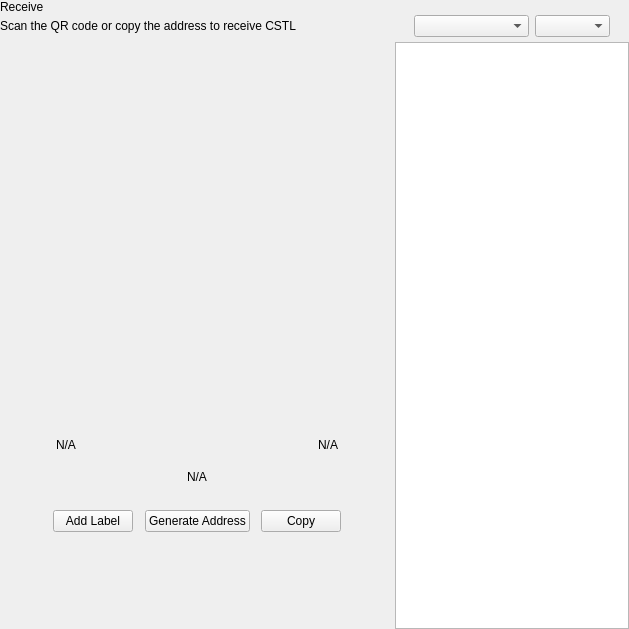
<?xml version="1.0" encoding="UTF-8"?>
<ui version="4.0">
 <class>ReceiveWidget</class>
 <widget class="QWidget" name="ReceiveWidget">
  <property name="geometry">
   <rect>
    <x>0</x>
    <y>0</y>
    <width>629</width>
    <height>629</height>
   </rect>
  </property>
  <property name="minimumSize">
   <size>
    <width>0</width>
    <height>0</height>
   </size>
  </property>
  <property name="windowTitle">
   <string>Form</string>
  </property>
  <layout class="QHBoxLayout" name="horizontalLayout_2" stretch="2,1">
   <property name="spacing">
    <number>0</number>
   </property>
   <property name="leftMargin">
    <number>0</number>
   </property>
   <property name="topMargin">
    <number>0</number>
   </property>
   <property name="rightMargin">
    <number>0</number>
   </property>
   <property name="bottomMargin">
    <number>0</number>
   </property>
   <item>
    <widget class="QWidget" name="left" native="true">
     <layout class="QVBoxLayout" name="verticalLayout_3">
      <property name="leftMargin">
       <number>0</number>
      </property>
      <property name="topMargin">
       <number>0</number>
      </property>
      <property name="rightMargin">
       <number>0</number>
      </property>
      <property name="bottomMargin">
       <number>0</number>
      </property>
      <item>
       <layout class="QVBoxLayout" name="verticalLayout_2">
        <property name="spacing">
         <number>0</number>
        </property>
        <property name="leftMargin">
         <number>0</number>
        </property>
        <item>
         <layout class="QHBoxLayout" name="horizontalLayout_3">
          <property name="spacing">
           <number>0</number>
          </property>
          <item>
           <layout class="QVBoxLayout" name="verticalLayout_4">
            <property name="spacing">
             <number>5</number>
            </property>
            <item>
             <widget class="QLabel" name="labelTitle">
              <property name="text">
               <string>Receive</string>
              </property>
             </widget>
            </item>
            <item alignment="Qt::AlignTop">
             <widget class="QLabel" name="labelSubtitle1">
              <property name="text">
               <string>Scan the QR code or copy the address to receive CSTL</string>
              </property>
             </widget>
            </item>
           </layout>
          </item>
          <item>
           <spacer name="horizontalSpacer">
            <property name="orientation">
             <enum>Qt::Horizontal</enum>
            </property>
            <property name="sizeHint" stdset="0">
             <size>
              <width>40</width>
              <height>20</height>
             </size>
            </property>
           </spacer>
          </item>
         </layout>
        </item>
        <item>
         <spacer name="verticalSpacer_2">
          <property name="orientation">
           <enum>Qt::Vertical</enum>
          </property>
          <property name="sizeType">
           <enum>QSizePolicy::Expanding</enum>
          </property>
          <property name="sizeHint" stdset="0">
           <size>
            <width>20</width>
            <height>50</height>
           </size>
          </property>
         </spacer>
        </item>
        <item alignment="Qt::AlignHCenter">
         <widget class="QWidget" name="layoutQR" native="true">
          <property name="maximumSize">
           <size>
            <width>510</width>
            <height>16777215</height>
           </size>
          </property>
          <layout class="QVBoxLayout" name="verticalLayoutQr">
           <item>
            <spacer name="verticalSpacer11">
             <property name="orientation">
              <enum>Qt::Vertical</enum>
             </property>
             <property name="sizeType">
              <enum>QSizePolicy::Fixed</enum>
             </property>
             <property name="sizeHint" stdset="0">
              <size>
               <width>20</width>
               <height>20</height>
              </size>
             </property>
            </spacer>
           </item>
           <item alignment="Qt::AlignHCenter">
            <widget class="QLabel" name="labelQrImg">
             <property name="minimumSize">
              <size>
               <width>260</width>
               <height>260</height>
              </size>
             </property>
             <property name="maximumSize">
              <size>
               <width>260</width>
               <height>260</height>
              </size>
             </property>
             <property name="text">
              <string/>
             </property>
             <property name="alignment">
              <set>Qt::AlignCenter</set>
             </property>
            </widget>
           </item>
           <item>
            <spacer name="verticalSpacer_21">
             <property name="orientation">
              <enum>Qt::Vertical</enum>
             </property>
             <property name="sizeType">
              <enum>QSizePolicy::Fixed</enum>
             </property>
             <property name="sizeHint" stdset="0">
              <size>
               <width>20</width>
               <height>30</height>
              </size>
             </property>
            </spacer>
           </item>
           <item>
            <widget class="QWidget" name="widget" native="true">
             <property name="minimumSize">
              <size>
               <width>0</width>
               <height>0</height>
              </size>
             </property>
             <layout class="QHBoxLayout" name="horizontalLayout_5">
              <item>
               <widget class="QLabel" name="labelLabel">
                <property name="text">
                 <string notr="true">N/A</string>
                </property>
               </widget>
              </item>
              <item>
               <spacer name="horizontalSpacer_2">
                <property name="orientation">
                 <enum>Qt::Horizontal</enum>
                </property>
                <property name="sizeHint" stdset="0">
                 <size>
                  <width>141</width>
                  <height>20</height>
                 </size>
                </property>
               </spacer>
              </item>
              <item>
               <widget class="QLabel" name="labelDate">
                <property name="text">
                 <string notr="true">N/A</string>
                </property>
                <property name="alignment">
                 <set>Qt::AlignRight|Qt::AlignTrailing|Qt::AlignVCenter</set>
                </property>
               </widget>
              </item>
             </layout>
            </widget>
           </item>
           <item>
            <widget class="QLabel" name="labelAddress">
             <property name="sizePolicy">
              <sizepolicy hsizetype="Expanding" vsizetype="Preferred">
               <horstretch>0</horstretch>
               <verstretch>0</verstretch>
              </sizepolicy>
             </property>
             <property name="minimumSize">
              <size>
               <width>300</width>
               <height>0</height>
              </size>
             </property>
             <property name="text">
              <string notr="true">N/A</string>
             </property>
             <property name="alignment">
              <set>Qt::AlignCenter</set>
             </property>
            </widget>
           </item>
           <item>
            <spacer name="verticalSpacer_4">
             <property name="orientation">
              <enum>Qt::Vertical</enum>
             </property>
             <property name="sizeType">
              <enum>QSizePolicy::Fixed</enum>
             </property>
             <property name="sizeHint" stdset="0">
              <size>
               <width>20</width>
               <height>20</height>
              </size>
             </property>
            </spacer>
           </item>
           <item>
            <layout class="QHBoxLayout" name="horizontalLayout_4">
             <item alignment="Qt::AlignHCenter">
              <widget class="QPushButton" name="pushButtonLabel">
               <property name="focusPolicy">
                <enum>Qt::NoFocus</enum>
               </property>
               <property name="text">
                <string>Add Label</string>
               </property>
              </widget>
             </item>
             <item alignment="Qt::AlignHCenter">
              <widget class="QPushButton" name="pushButtonNewAddress">
               <property name="focusPolicy">
                <enum>Qt::NoFocus</enum>
               </property>
               <property name="text">
                <string>Generate Address</string>
               </property>
              </widget>
             </item>
             <item alignment="Qt::AlignHCenter">
              <widget class="QPushButton" name="pushButtonCopy">
               <property name="focusPolicy">
                <enum>Qt::NoFocus</enum>
               </property>
               <property name="text">
                <string>Copy</string>
               </property>
              </widget>
             </item>
            </layout>
           </item>
           <item>
            <spacer name="verticalSpacer_3">
             <property name="orientation">
              <enum>Qt::Vertical</enum>
             </property>
             <property name="sizeType">
              <enum>QSizePolicy::Expanding</enum>
             </property>
             <property name="sizeHint" stdset="0">
              <size>
               <width>20</width>
               <height>20</height>
              </size>
             </property>
            </spacer>
           </item>
          </layout>
         </widget>
        </item>
        <item>
         <spacer name="verticalSpacer">
          <property name="orientation">
           <enum>Qt::Vertical</enum>
          </property>
          <property name="sizeHint" stdset="0">
           <size>
            <width>20</width>
            <height>40</height>
           </size>
          </property>
         </spacer>
        </item>
       </layout>
      </item>
     </layout>
    </widget>
   </item>
   <item>
    <widget class="QWidget" name="right" native="true">
     <layout class="QVBoxLayout" name="verticalLayout_5">
      <property name="spacing">
       <number>0</number>
      </property>
      <property name="leftMargin">
       <number>1</number>
      </property>
      <property name="topMargin">
       <number>0</number>
      </property>
      <property name="rightMargin">
       <number>0</number>
      </property>
      <property name="bottomMargin">
       <number>0</number>
      </property>
      <item>
       <layout class="QVBoxLayout" name="container_right">
        <property name="spacing">
         <number>0</number>
        </property>
        <property name="leftMargin">
         <number>0</number>
        </property>
        <property name="rightMargin">
         <number>0</number>
        </property>
        <item>
         <layout class="QVBoxLayout" name="verticalLayout">
          <property name="spacing">
           <number>6</number>
          </property>
          <property name="leftMargin">
           <number>19</number>
          </property>
          <property name="rightMargin">
           <number>19</number>
          </property>
          <item>
           <widget class="OptionButton" name="btnRequest" native="true"/>
          </item>
          <item>
           <widget class="OptionButton" name="btnMyAddresses" native="true">
            <property name="sizePolicy">
             <sizepolicy hsizetype="Preferred" vsizetype="Minimum">
              <horstretch>0</horstretch>
              <verstretch>0</verstretch>
             </sizepolicy>
            </property>
           </widget>
          </item>
         </layout>
        </item>
        <item>
         <widget class="QWidget" name="sortWidget" native="true">
          <layout class="QHBoxLayout" name="horizontalLayout_6">
           <property name="leftMargin">
            <number>19</number>
           </property>
           <property name="rightMargin">
            <number>19</number>
           </property>
           <property name="bottomMargin">
            <number>5</number>
           </property>
           <item>
            <spacer name="horizontalSpacer_3">
             <property name="orientation">
              <enum>Qt::Horizontal</enum>
             </property>
             <property name="sizeHint" stdset="0">
              <size>
               <width>40</width>
               <height>20</height>
              </size>
             </property>
            </spacer>
           </item>
           <item>
            <widget class="QComboBox" name="comboBoxSort">
             <property name="sizePolicy">
              <sizepolicy hsizetype="Preferred" vsizetype="Fixed">
               <horstretch>0</horstretch>
               <verstretch>0</verstretch>
              </sizepolicy>
             </property>
             <property name="minimumSize">
              <size>
               <width>115</width>
               <height>0</height>
              </size>
             </property>
            </widget>
           </item>
           <item>
            <widget class="QComboBox" name="comboBoxSortOrder">
             <property name="sizePolicy">
              <sizepolicy hsizetype="Preferred" vsizetype="Fixed">
               <horstretch>0</horstretch>
               <verstretch>0</verstretch>
              </sizepolicy>
             </property>
             <property name="minimumSize">
              <size>
               <width>75</width>
               <height>0</height>
              </size>
             </property>
            </widget>
           </item>
          </layout>
         </widget>
        </item>
        <item>
         <widget class="QListView" name="listViewAddress"/>
        </item>
       </layout>
      </item>
     </layout>
    </widget>
   </item>
  </layout>
 </widget>
 <customwidgets>
  <customwidget>
   <class>OptionButton</class>
   <extends>QWidget</extends>
   <header>qt/castle/optionbutton.h</header>
   <container>1</container>
  </customwidget>
 </customwidgets>
 <resources/>
 <connections/>
</ui>
